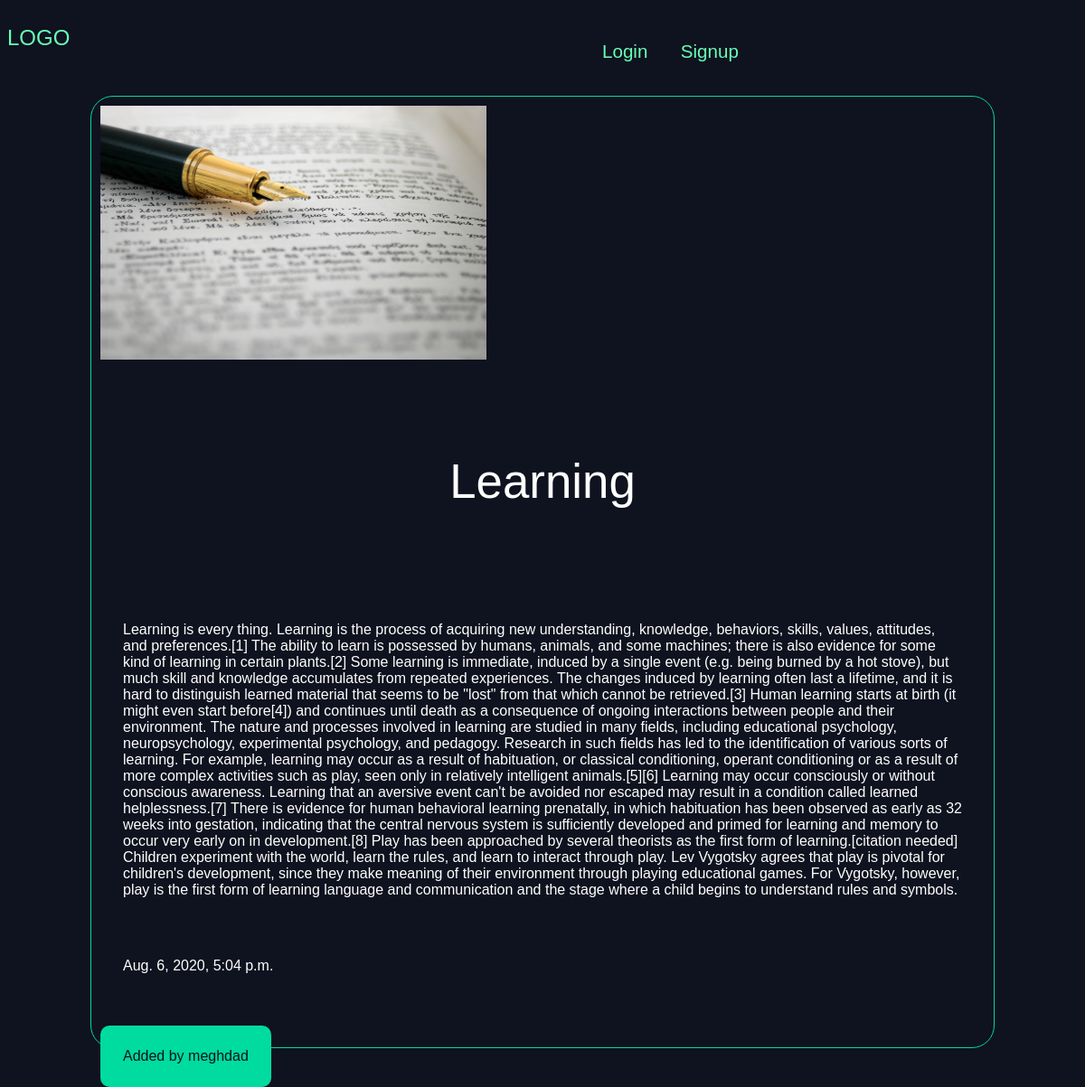
Screenshot of /articles/Learning with the database file from the repository.
### articles/models.py (models this page shows, shortened)
class Article(models.Model):
    title = models.CharField(max_length = 100)
    slug = models.SlugField()
    body = models.TextField()
    date = models.DateTimeField(auto_now_add = True)
    image = models.ImageField(default='default.jpg', blank=True)
    author = models.ForeignKey(User,default=None,on_delete=models.CASCADE)

### articles/views.py (the view)
# urls.py: path('<slug>', views.articles_detail,name="detail"),
def articles_detail(request, slug):
    article = models.Article.objects.get(slug=slug)
    return render(request, 'articles/article_detail.html', {'article':article})

### articles/templates/articles/article_detail.html (shortened to what this page needs)
{% extends 'base.html' %}
{% block content %}
<div class="article-detail">
  <div class="article">
    <img src="{{article.image.url}}" alt="">
    <h1>{{article.title}}</h1>
    <p>{{article.body}}</p>
    <p>{{article.date}}</p>
    <p class="author">Added by {{article.author.username}}</p>
  </div>
</div>
{% endblock %}

### assets/styles.css (style rules this page uses)
body { background-color: #0f121f; background-image: url(stars.jpg); background-repeat: no-repeat; background-attachment: fixed; color: #fff; }
body * { font-family: arial; }
h1,h2,h3,h4,h5,h6 { font-weight: normal; margin: 0; }
div.wrapper h1 { text-align:center; margin:100px auto; font-size:3.1em; }
.article { padding:10px; border:1px solid #00dba0; border-radius:25px; position:relative; padding-bottom:40px; }
.article .author { padding:10px; background-color:#00dba0; border-radius:10px; position:absolute; color:#06141f; }
.article-detail .article p { text-align:left; padding:25px; }
.article-detail .article img { max-width:100%; }
.article-detail .article h1 { text-align:center; font-size:3.3em; }

### rows the page displays
Article: image (placeholder picture), title "Learning", body "Learning is every thing. Learning is the process of acquiring new understanding, knowledge, behaviors, skills, values, attitudes, and preferences.[1] The ability to learn is possessed by humans, animals, and some machines; there is also evidence for some kind of learning in certain plants.[2] Some learning is immediate, induced by a single event (e.g. being burned by a hot stove), but much skill and knowledge accumulates from repeated experiences. The changes induced by learning often last a lifetime, and it is hard to distinguish learned material that seems to be \"lost\" from that which cannot be retrieved.[3] Human learning starts at birth (it might even start before[4]) and continues…", date "Aug. 6, 2020, 5:04 p.m.", author.username "meghdad"
